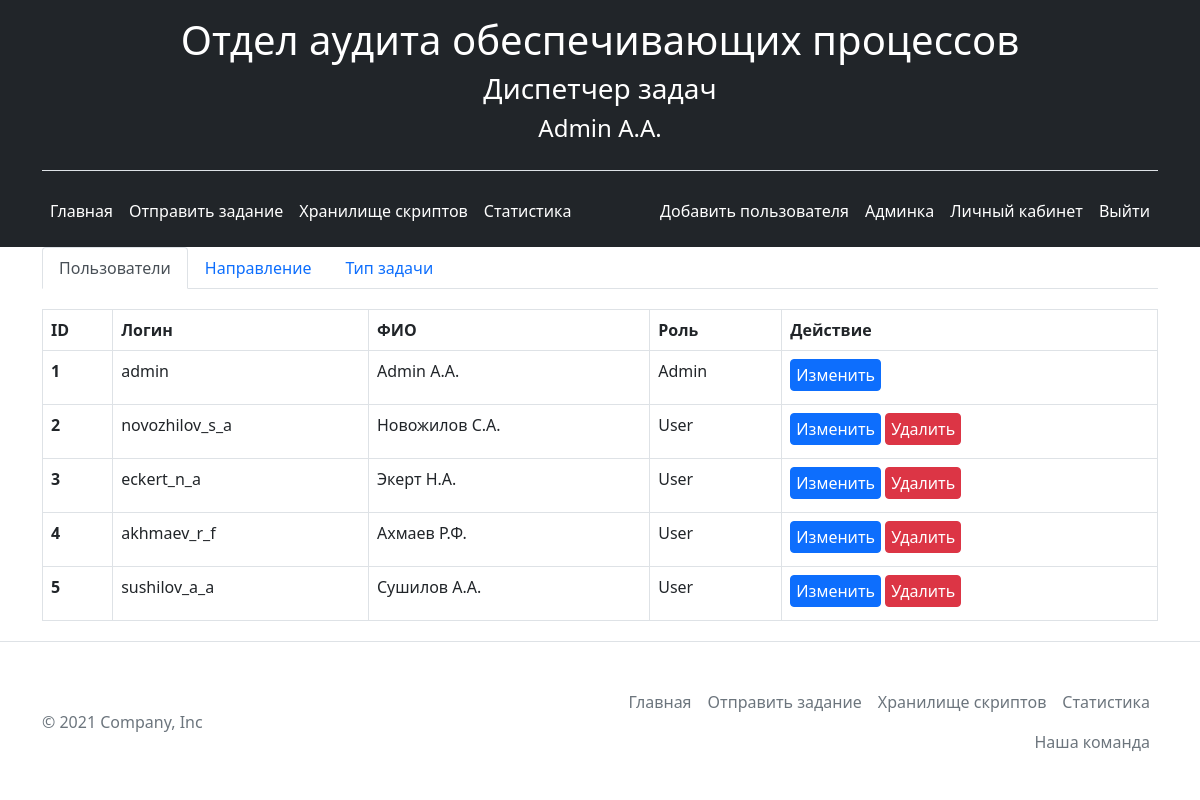
The app's page /admin_panel (signed in) with its own data.
### app.py (models this page shows, shortened)
class User(db.Model, UserMixin):
    __tablename__ = 'user'
    id = db.Column(db.Integer, primary_key=True)
    login = db.Column(db.String(20), unique=True, nullable=False)
    fio = db.Column(db.String(20), nullable=False)
    password = db.Column(db.String(1255), nullable=False)
    role_id = db.Column(db.Integer, db.ForeignKey('role.id'), nullable=False, default='1')
    role = db.relationship('Role', foreign_keys=[role_id])

class Role(db.Model):
    __tablename__ = 'role'
    id = db.Column(db.Integer, primary_key=True)
    name = db.Column(db.String(20), nullable=False)

### app.py (the view)
@app.route('/admin_panel', methods=['POST', 'GET'])
@login_required
def admin():
    users = User.query.order_by(User.id).all()
    direction = Direction.query.order_by(Direction.id).all()
    type_list = Type.query.order_by(Type.id).all()
    return render_template("admin.html", users=users, direction=direction, type=type_list)

### app.py (called while the page is built)
@login_manager.user_loader
def load_user(user_id):
    return User.query.get(user_id)

### templates/admin.html (shortened to what this page needs)
{% extends 'base.html' %}
{% block body %}
<div class="container">
    <ul class="nav nav-tabs" id="myTab" role="tablist">
        {% if current_user.role.name == 'Admin' %}
        <li class="nav-item" role="presentation">
        <button class="nav-link active" id="home-tab" data-bs-toggle="tab" data-bs-target="#users" type="button" role="tab" aria-controls="users" aria-selected="true">Пользователи</button>
        </li>
        {% endif %}
        <li class="nav-item" role="presentation">
        <button class="nav-link" id="profile-tab" data-bs-toggle="tab" data-bs-target="#direction" type="button" role="tab" aria-controls="direction" aria-selected="false">Направление</button>
        </li>
        <li class="nav-item" role="presentation">
        <button class="nav-link" id="contact-tab" data-bs-toggle="tab" data-bs-target="#type" type="button" role="tab" aria-controls="type" aria-selected="false">Тип задачи</button>
        </li>
    </ul>
    <div class="tab-content" id="myTabContent">
        {% if current_user.role.name == 'Admin' %}
        <div class="tab-pane fade show active" id="users" role="tabpanel" aria-labelledby="home-tab">
            <table class="table table-striped table-hover table-bordered">
                <thead>
                    <tr>
                        <th scope="col">ID</th>
                        <th scope="col">Логин</th>
                        <th scope="col">ФИО</th>
                        <th scope="col">Роль</th>
                        <th scope="col">Действие</th>
                    </tr>
                </thead>
                <tbody>
                    {% for el in users %}
                    <tr>
                        <th scope="row">{{ el.id }}</th>
                        <td>{{ el.login }}</td>
                        <td>{{ el.fio }}</td>
                        <td>{{ el.role.name }}</td>
                        <td>
                            <a href="/admin_panel/{{ el.id }}" class="btn btn-primary">Изменить</a>
                            {% if el.role.id !=  2 %}
                            <a href="/admin_panel/{{ el.id }}/user_delete" class="btn btn-danger">Удалить</a>
                            {% endif %}
                        </td>
                    </tr>
                    {% endfor %}
                </tbody>
            </table>
        </div>
        {% endif %}
    </div>
</div>
{% endblock %}

### templates/base.html (shortened to what this page needs)
<!doctype html>
<html lang="en">
<head>
    <link rel="stylesheet" href="{{ url_for('static', filename='css/bootstrap.min.css') }}">
    <link rel="stylesheet" href="{{ url_for('static', filename='css/main.css') }}">
	<link rel="stylesheet" type="text/css" href="{{ url_for('static', filename='DataTables/datatables.min.css') }}"/>
</head>
<body>
    <header class="p-3 bg-dark text-white">
        <div class="container">
            <div class="header-logo border-bottom">
                <h1>Отдел аудита обеспечивающих процессов</h1>
                <h3>Диспетчер задач</h3>
                <h4>{{ current_user.fio }}</h4>
            </div>
          <div class="d-flex flex-wrap align-items-center justify-content-center justify-content-lg-start">
            <ul class="nav col-12 col-lg-auto me-lg-auto mb-2 justify-content-center mb-md-0">
              <li><a href="/" class="nav-link px-2 text-white">Главная</font></a></li>
              <li><a href="/taskadd" class="nav-link px-2 text-white"><font style="vertical-align: inherit;">Отправить задание</font></a></li>
              <li><a href="/storagescripts" class="nav-link px-2 text-white"><font style="vertical-align: inherit;">Хранилище скриптов</font></a></li>
              <li><a href="/statistics" class="nav-link px-2 text-white"><font style="vertical-align: inherit;">Статистика</font></a></li>
            </ul>
            <div class="d-flex text-end">
                {% if current_user.role.name == 'Admin' %}
                    <a href="/register" class="nav-link px-2 text-white"><font style="vertical-align: inherit;">Добавить пользователя</font></a>
                {% endif %}
                {% if current_user.login %}
                    <a href="/admin_panel" class="nav-link px-2 text-white"><font style="vertical-align: inherit;">Админка</font></a>
                    <a href="/user/{{ current_user.login }}/{{ current_user.id}}" class="nav-link px-2 text-white"><font style="vertical-align: inherit;">Личный кабинет</font></a>
                    <a href="/logout" class="nav-link px-2 text-white"><font style="vertical-align: inherit;">Выйти</font></a>
                {% else %}
                    <a href="/login" class="nav-link px-2 text-white"><font style="vertical-align: inherit;">Авторизоваться</font></a>
                {% endif %}
            </div>
          </div>
        </div>
    </header>
    {% block body %}{% endblock %}
    <footer class="border-top">
        <div class="container d-flex flex-wrap justify-content-between align-items-center py-3 my-4 ">
        <p class="col-md-4 mb-0 text-muted">© 2021 Company, Inc</p>
        <ul class="nav col-md-6 justify-content-end">
            <li class="nav-item"><a href="/" class="nav-link px-2 text-muted">Главная</a></li>
            <li class="nav-item"><a href="/taskadd" class="nav-link px-2 text-muted">Отправить задание</a></li>
            <li class="nav-item"><a href="/storagescripts" class="nav-link px-2 text-muted">Хранилище скриптов</a></li>
            <li class="nav-item"><a href="/statistics" class="nav-link px-2 text-muted">Статистика</a></li>
            <li class="nav-item"><a href="/about" class="nav-link px-2 text-muted">Наша команда</a></li>
        </ul>
              </div>
  </footer>
</body>
</html>

### static/css/main.css (style rules this page uses)
body { overflow-y: scroll; }
.header-logo { display: flex; align-items: center; flex-direction: column; padding-bottom: 20px; margin-bottom: 20px; }
.tasks-discription tbody, td, tfoot, th, thead, tr { border-color: inherit; border-style: solid; border-width: 1px; }
td { padding-right: 0; }
table { max-width: 1900px; }
.btn { margin-bottom: 5px; padding: 3px 5px 3px 5px; }
.tab-content { margin-top: 20px; margin-bottom: 20px; }

### records on screen
User: fio "Admin A.A.", id "1", login "admin", role.name "Admin"
User: id "2", login "novozhilov_s_a", fio "Новожилов С.А.", role.name "User"
User: id "3", login "eckert_n_a", fio "Экерт Н.А.", role.name "User"
User: id "4", login "akhmaev_r_f", fio "Ахмаев Р.Ф.", role.name "User"
User: id "5", login "sushilov_a_a", fio "Сушилов А.А.", role.name "User"
